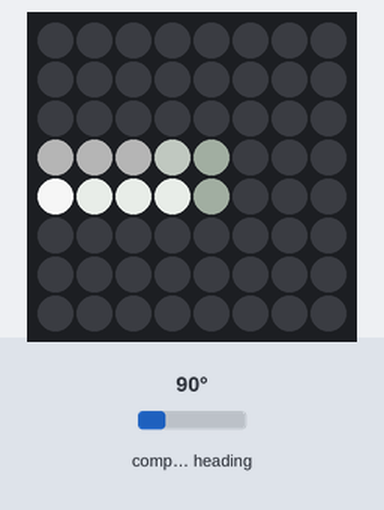
The program below on a simulated Raspberry Pi (BCM pin numbers) with a Sense HAT. Parts: the Sense HAT's 8×8 RGB LED matrix. The test bench sets the inputs (shaded band); at power-on: compass heading 90°. Dim RGB values are drawn brighter than linear; random numbers come from a fixed seed.

Above: at 1.2 s.
1.3 s: compass heading set to 7°
At 1.8 s:
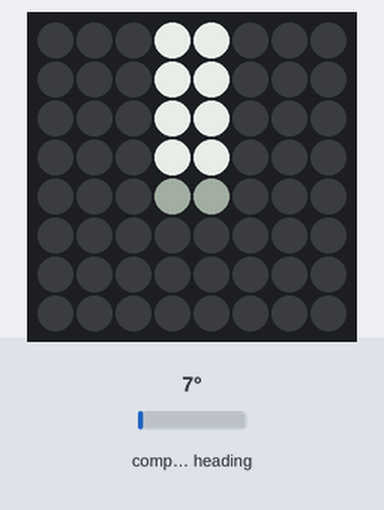
2.8 s: compass heading set to 180°
At 3.1 s:
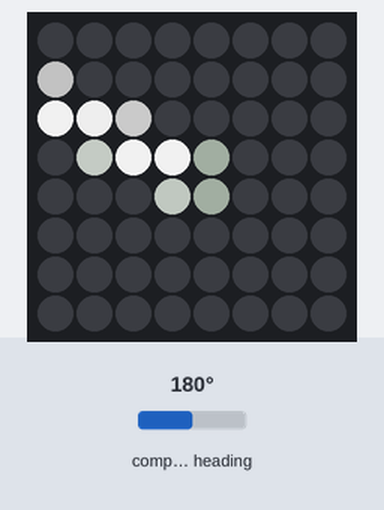
4.3 s: compass heading set to 269°
At 5.5 s:
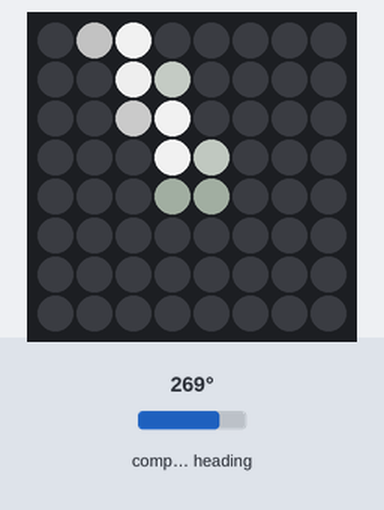
5.8 s: compass heading set to 90°
At 7.0 s:
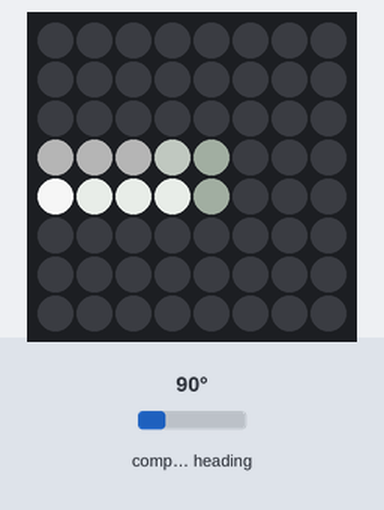
7.3 s: compass heading set to 352°
At 8.3 s:
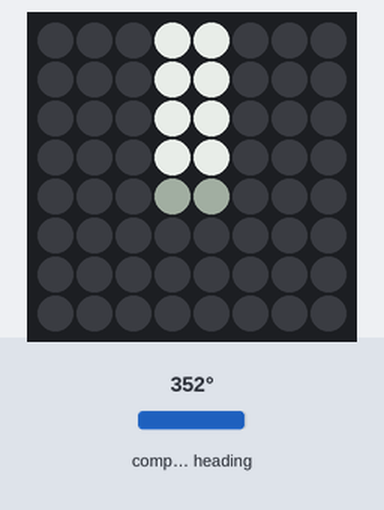
Timing chart, 0 to 9.8 s (numbered marks = the images above; inputs shaded):
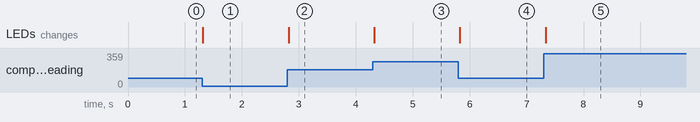

Measured:
- after the input at 1.3 s, the LEDs: change at once (image 1)
- after the input at 2.8 s, the LEDs: change at once (image 2)
- after the input at 4.3 s, the LEDs: change at once (image 3)
- after the input at 5.8 s, the LEDs: change at once (image 4)
- after the input at 7.3 s, the LEDs: change at once (image 5)

The program:

_Compass.py
```python
# This file has been written to your home directory for convenience. It is
# saved as "/home/oliver/plumb_line-2023-10-13-17-46-36.py"

from time import sleep
from PIL import Image, ImageDraw
import math
try :
    from sense_hat import SenseHat
except :
    try :
        from sense_emu import SenseHat
    except :
        from _sense_hat_ANSI import SenseHat

hat = SenseHat()

hat.clear()
origin = (7, 7)
while True:
    deg = hat.get_compass()
    # Use the old trick of drawing something too big then down-sizing to get an
    # anti-aliased line
    img = Image.new('RGB', (15, 15))
    draw = ImageDraw.Draw(img)
    dest = (8.0*math.cos(deg*math.pi/180.0), 8.0*math.sin(deg*math.pi/180.0))
    draw.line([origin, dest], fill=(255, 255, 255), width=3)
    img = img.resize((8, 8), Image.BILINEAR)
    hat.set_pixels(list(img.getdata()))
    sleep(0.05)
```
